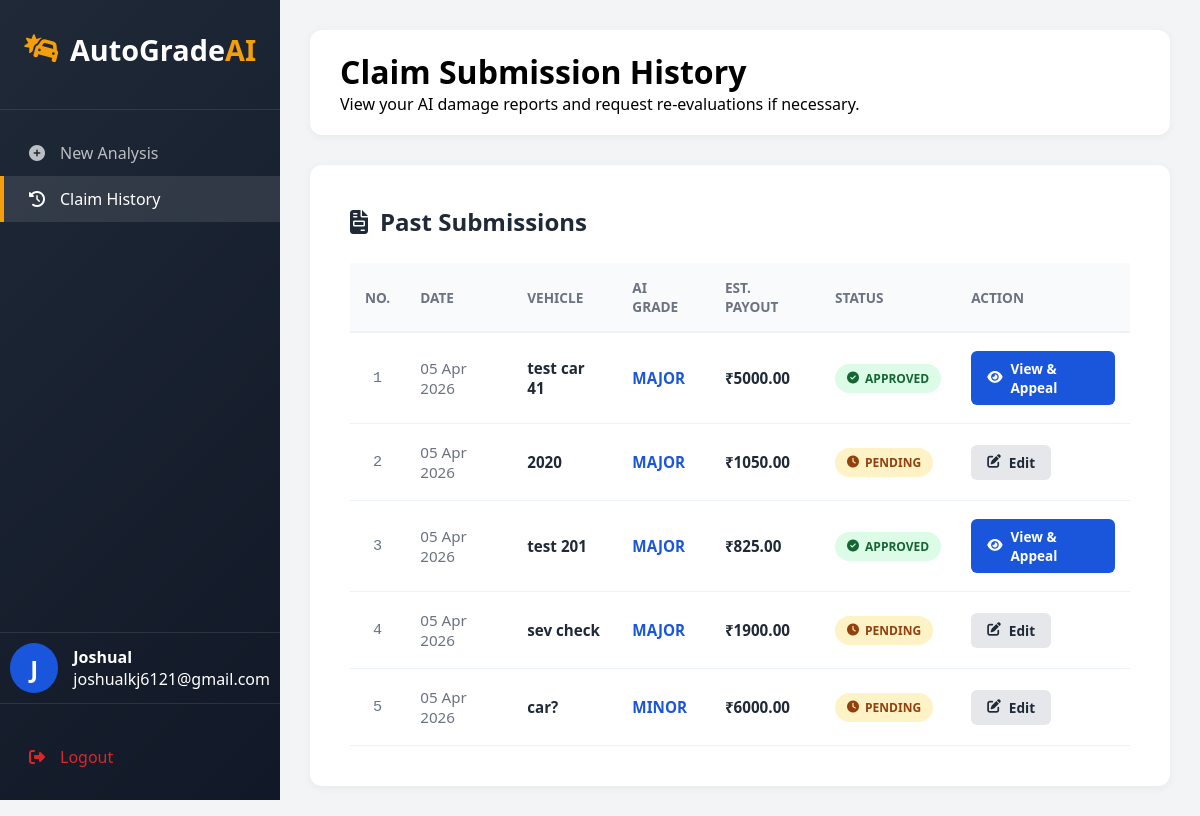
The page /claim-history/ (signed in) on the database its author committed.
### my_admin/models.py (models this page shows)
class DamageAnalysis(models.Model):
    user = models.ForeignKey(User, on_delete=models.CASCADE, related_name='claims')
    agent = models.ForeignKey(User, on_delete=models.SET_NULL, null=True, blank=True, related_name='tasks')
    damage_level = models.CharField(max_length=20, default='TBD')
    total_damage_factor = models.FloatField(default=0.0)
    detected_parts = models.CharField(max_length=255, null=True, blank=True)
    car_details = models.CharField(max_length=100)
    status = models.CharField(max_length=20, default='Pending')  # Pending, Approved, Appealed, Escalated
    market_value = models.DecimalField(max_digits=12, decimal_places=2, default=0)
    estimated_claim = models.DecimalField(max_digits=12, decimal_places=2, default=0)
    minor_coeff = models.FloatField(default=0.025)
    moderate_coeff = models.FloatField(default=0.05)
    major_coeff = models.FloatField(default=0.1)
    agent_comment = models.TextField(null=True, blank=True)
    user_appeal_reason = models.TextField(null=True, blank=True)
    appeal_count = models.IntegerField(default=0)
    created_at = models.DateTimeField(auto_now_add=True)
    updated_at = models.DateTimeField(auto_now=True)

### my_admin/views.py (the view)
# urls.py: path('claim-history/', views.claim_history, name='claim_history'),
@login_required
def claim_history(request):
    my_claims = DamageAnalysis.objects.filter(user=request.user).order_by('-updated_at')
    return render(request, "ClaimHistory.html", {'claims': my_claims})

### my_admin/templates/ClaimHistory.html (shortened to what this page needs)
<!DOCTYPE html>
<html lang="en">
<head>
    <link rel="stylesheet" href="https://cdnjs.cloudflare.com/ajax/libs/font-awesome/6.4.0/css/all.min.css">
</head>
<body>
    <div class="sidebar">
        <div class="sidebar-header">
            <div class="logo"><i class="fas fa-car-crash"></i><span>AutoGrade<span>AI</span></span></div>
        </div>
        <div class="nav-menu">
            <a href="{% url 'admin_dashboard' %}" class="nav-item">
                <i class="fas fa-plus-circle"></i><span>New Analysis</span>
            </a>
            <a href="{% url 'claim_history' %}" class="nav-item active">
                <i class="fas fa-history"></i><span>Claim History</span>
            </a>
        </div>
        <div class="sidebar-footer">
            <div class="user-info">
                <div class="user-avatar">{{ user.first_name|slice:":1" }}</div>
                <div class="user-details">
                <h4>{{ user.first_name }}</h4>
                <p>{{ user.email }}</p>
                </div>
            </div>
            <a href="{% url 'my_logout' %}" class="nav-item" style="color: var(--danger); margin-top: 30px;">
                <i class="fas fa-sign-out-alt"></i><span>Logout</span>
            </a>
        </div>
    </div>
    <div class="main-content">
        <div class="top-bar">
            <h1>Claim Submission History</h1>
            <p>View your AI damage reports and request re-evaluations if necessary.</p>
        </div>
        <div class="history-section">
            <h2 class="section-title"><i class="fas fa-file-invoice"></i> Past Submissions</h2>
            <table>
                <thead>
                    <tr>
                        <th style="text-align: center;">NO.</th>
                        <th>Date</th>
                        <th>Vehicle</th>
                        <th>AI Grade</th>
                        <th>Est. Payout</th>
                        <th>Status</th>
                        <th>Action</th>
                    </tr>
                </thead>
                <tbody>
                    {% for claim in claims %}
                    <tr>
                        <td style="padding: 10px; color: #64748b; font-family: monospace;text-align: center;">
                            {{ forloop.counter }}
                        </td>
                        <td style="color: var(--gray);">{{ claim.updated_at|date:"d M Y" }}</td>
                        <td style="font-weight: 700;">{{ claim.car_details }}</td>
                        <td><strong style="color: var(--primary);">{{ claim.damage_level|upper }}</strong></td>
                        <td style="font-weight: 700;">₹{{ claim.estimated_claim|floatformat:2 }}</td>
                        <td>
                            {% if claim.status == 'Pending' %}
                                <span class="badge badge-pending"><i class="fas fa-clock"></i> PENDING</span>
                            {% elif claim.status == 'Approved' %}
                                <span class="badge badge-success" style="background:#dcfce7; color:#166534;"><i class="fas fa-check-circle"></i> APPROVED</span>
                            {% elif claim.status == 'Escalated' %}
                                <span class="badge badge-danger" style="background:#fee2e2; color:#991b1b;"><i class="fas fa-gavel"></i> ESCALATED</span>
                            {% else %}
                                <span class="badge badge-appealed" style="background:#e0e7ff; color:#3730a3;"><i class="fas fa-sync"></i> {{ claim.status|upper }}</span>
                            {% endif %}
                        </td>
                        <td>
                            {% if claim.status == 'Pending' %}
                                <a href="{% url 'user_edit_claim' claim.id %}" class="btn-action btn-edit">
                                    <i class="fas fa-edit"></i> Edit
                                </a>
                            {% elif claim.appeal_count >= 2 and claim.status != 'Approved' %}
                                <a href="{% url 'claim_details' claim.id %}" class="btn-action" style="background: var(--danger); color:white;">
                                    <i class="fas fa-exclamation-triangle"></i> Escalate
                                </a>
                            {% else %}
                                <a href="{% url 'claim_details' claim.id %}" class="btn-action btn-view">
                                    <i class="fas fa-eye"></i> View & Appeal
                                </a>
                            {% endif %}
                        </td>
                    </tr>
                    {% empty %}
                    <tr>
                        <td colspan="6" style="padding: 60px; text-align: center; color: var(--gray);">
                            <p>No claims found in your history.</p>
                        </td>
                    </tr>
                    {% endfor %}
                </tbody>
            </table>
        </div>
    </div>
</body>
</html>

### my_admin/templates/ClaimHistory.html (style rules this page uses)
* { margin: 0; padding: 0; box-sizing: border-box; font-family: 'Segoe UI', Tahoma, Geneva, Verdana, sans-serif; }
:root { --primary: #1a56db; --primary-dark: #1e429f; --secondary: #f59e0b; --dark: #1f2937; --light: #f9fafb; --gray: #6b7280; --danger: #dc2626; --success: #10b981; --transition: all 0.3s ease; }
body { background-color: #f3f4f6; display: flex; min-height: 100vh; }
.sidebar { width: 280px; background: linear-gradient(135deg, var(--dark) 0%, #111827 100%); color: white; position: fixed; height: 100vh; z-index: 100; display: flex; flex-direction: column; }
.sidebar-footer { padding-bottom: 20px; border-top: 1px solid rgba(255,255,255,0.1); margin-top: auto; }
.sidebar-header { padding: 30px 20px; text-align: center; border-bottom: 1px solid rgba(255,255,255,0.1); }
.sidebar-header .logo { display: flex; align-items: center; justify-content: center; gap: 10px; font-size: 1.8rem; font-weight: 700; color: white; margin-bottom: 10px; }
.sidebar-header .logo i { color: var(--secondary); }
.sidebar-header .logo span span { color: var(--secondary); }
.user-info { padding: 10px; display: flex; align-items: center; gap: 15px; border-bottom: 1px solid rgba(255,255,255,0.1); }
.user-avatar { width: 50px; height: 50px; background: var(--primary); border-radius: 50%; display: flex; align-items: center; justify-content: center; font-size: 1.5rem; font-weight: 600; color: white; text-transform: uppercase; }
.nav-menu { padding: 20px 0; flex-grow: 1; }
.nav-item { padding: 12px 25px; display: flex; align-items: center; gap: 15px; color: rgba(255,255,255,0.7); text-decoration: none; transition: var(--transition); border-left: 4px solid transparent; }
.nav-item:hover, .nav-item.active { background: rgba(255,255,255,0.1); color: white; border-left-color: var(--secondary); }
.main-content { flex: 1; margin-left: 280px; padding: 30px; }
.top-bar { background: white; border-radius: 12px; padding: 20px 30px; margin-bottom: 30px; box-shadow: 0 2px 10px rgba(0,0,0,0.05); }
.history-section { background: white; border-radius: 12px; padding: 40px; box-shadow: 0 2px 10px rgba(0,0,0,0.05); }
.section-title { margin-bottom: 25px; display: flex; align-items: center; gap: 12px; color: var(--dark); }
table { width: 100%; border-collapse: collapse; }
th { text-align: left; padding: 15px; background-color: #f8fafc; color: var(--gray); font-size: 0.85rem; text-transform: uppercase; border-bottom: 2px solid #edf2f7; }
td { padding: 18px 15px; border-bottom: 1px solid #edf2f7; color: var(--dark); font-size: 0.95rem; }
.badge { padding: 6px 12px; border-radius: 20px; font-size: 0.75rem; font-weight: 700; display: inline-flex; align-items: center; gap: 6px; }
.badge-pending { background: #fef3c7; color: #92400e; }
.btn-action { padding: 8px 16px; border-radius: 6px; text-decoration: none; font-weight: 600; font-size: 0.85rem; transition: var(--transition); display: inline-flex; align-items: center; gap: 8px; }
.btn-view { background: var(--primary); color: white; }
.btn-edit { background: #e5e7eb; color: var(--dark); }

### rows shown on the page
DamageAnalysis: updated_at "05 Apr 2026", car_details "test car 41", damage_level "MAJOR", estimated_claim "5000.00", status "Approved" (drawn)
DamageAnalysis: updated_at "05 Apr 2026", car_details "2020", damage_level "MAJOR", estimated_claim "1050.00", status "Pending" (drawn)
DamageAnalysis: updated_at "05 Apr 2026", car_details "test 201", damage_level "MAJOR", estimated_claim "825.00", status "Approved" (drawn)
DamageAnalysis: updated_at "05 Apr 2026", car_details "sev check", damage_level "MAJOR", estimated_claim "1900.00", status "Pending" (drawn)
DamageAnalysis: updated_at "05 Apr 2026", car_details "car?", damage_level "MINOR", estimated_claim "6000.00", status "Pending" (drawn)

### other values the page prints
{{ user.first_name|slice:":1" }} "J"
{{ user.first_name }} "Joshual"
{{ user.email }} "joshualkj6121@gmail.com"
